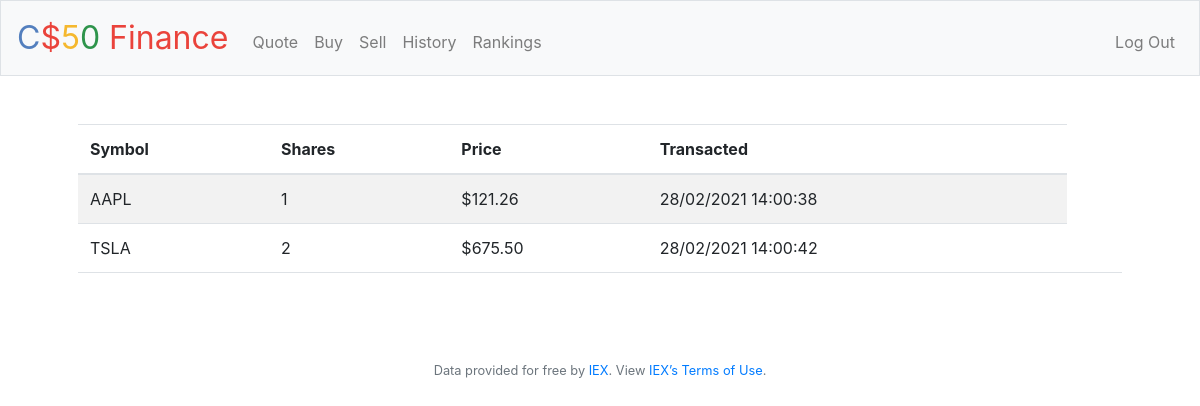
Page /history (signed in) on the committed database.
### tables this page shows
CREATE TABLE 'history' ('symbol' text,'quantity' integer, 'price' numeric, 'transacted' timestamp DEFAULT CURRENT_TIMESTAMP, 'id' INTEGER);

### application.py (the view)
@app.route("/history")
@login_required
def history():
    ports = db.execute("SELECT * FROM history WHERE id = :id", id=session["user_id"])
    get_cash = db.execute("SELECT cash FROM users WHERE id = :id", id=session['user_id'])
    remaining_cash = get_cash[0]['cash']
    get_grand_total = db.execute("SELECT *, SUM(total) as grand_total FROM portfolio where id = :id", id=session["user_id"])
    grand_total_fl = get_grand_total[0]['grand_total']
    return render_template("history.html", ports=ports)

### application.py (called while the page is built)
@app.after_request
def after_request(response):
    response.headers["Cache-Control"] = "no-cache, no-store, must-revalidate"
    response.headers["Expires"] = 0
    response.headers["Pragma"] = "no-cache"
    return response

### helpers.py (called while the page is built)
def login_required(f):
    @wraps(f)
    def decorated_function(*args, **kwargs):
        if session.get("user_id") is None:
            return redirect("/login")
        return f(*args, **kwargs)
    return decorated_function

def usd(value):
    return f"${value:,.2f}"

### templates/history.html (shortened to what this page needs)
{% extends "layout.html" %}
{% block main %}
<table class="table table-striped">
        <thead>
            <tr style="text-align:left">
                <th>Symbol</th>
                <th>Shares</th>
                <th>Price</th>
                <th>Transacted</th>
            </tr>
        </thead>
        <tfoot>
            <tr style="text-align:left">
                <td colspan="4"></td>
                <td>{{ hold_value }}</td>
            </tr>
        </tfoot>
        <tbody style="text-align:left">
            {% for port in ports %}
                <tr>
                    <td>{{ port.symbol }}</td>
                    <td>{{ port.quantity }}</td>
                    <td>{{ port.price | usd }}</td>
                    <td>{{ port.transacted }}</td>
                </tr>
            {% endfor %}
        </tbody>
    </table>
{% endblock %}

### templates/layout.html (shortened to what this page needs)
<!DOCTYPE html>
<html lang="en">
    <head>
        <link rel="stylesheet" href="https://cdn.jsdelivr.net/npm/bootstrap@4.5.3/dist/css/bootstrap.min.css">
        <link href="/static/styles.css" rel="stylesheet">
    </head>
    <body>
        <nav class="navbar navbar-expand-md navbar-light bg-light border">
            <a class="navbar-brand" href="/"><span class="blue">C</span><span class="red">$</span><span class="yellow">5</span><span class="green">0</span> <span class="red">Finance</span></a>
            <div class="collapse navbar-collapse" id="navbar">
                {% if session.user_id %}
                    <ul class="navbar-nav mr-auto mt-2">
                        <li class="nav-item"><a class="nav-link" href="/quote">Quote</a></li>
                        <li class="nav-item"><a class="nav-link" href="/buy">Buy</a></li>
                        <li class="nav-item"><a class="nav-link" href="/sell">Sell</a></li>
                        <li class="nav-item"><a class="nav-link" href="/history">History</a></li>
                        <li class="nav-item"><a class="nav-link" href="/rankings">Rankings</a></li>
                    </ul>
                    <ul class="navbar-nav ml-auto mt-2">
                        <li class="nav-item"><a class="nav-link" href="/logout">Log Out</a></li>
                    </ul>
                {% else %}
                    <ul class="navbar-nav ml-auto mt-2">
                        <li class="nav-item"><a class="nav-link" href="/register">Register</a></li>
                        <li class="nav-item"><a class="nav-link" href="/login">Log In</a></li>
                    </ul>
                {% endif %}
            </div>
        </nav>
        <main class="container p-5">
            {% block main %}{% endblock %}
        </main>
        <footer class="small text-center text-muted">
            Data provided for free by <a href="https://iextrading.com/developer">IEX</a>. View <a href="https://iextrading.com/api-exhibit-a/">IEX’s Terms of Use</a>.
        </footer>
    </body>
</html>

### static/styles.css (style rules this page uses)
nav .navbar-brand { font-size: xx-large; }
nav .navbar-brand .blue { color: #537fbe; }
nav .navbar-brand .red { color: #ea433b; }
nav .navbar-brand .yellow { color: #f5b82e; }
nav .navbar-brand .green { color: #2e944b; }
main { overflow-x: auto; text-align: center; }

### rows in the picture
history: symbol "AAPL", quantity "1", price "$121.26", transacted "28/02/2021 14:00:38"
history: symbol "TSLA", quantity "2", price "$675.50", transacted "28/02/2021 14:00:42"
